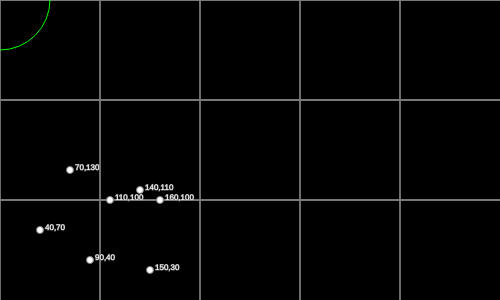
Frame 1 (no input)
Frame 60 (no input): identical to frame 1, image omitted
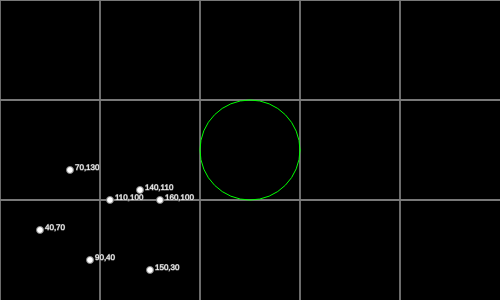
Frame 120 (the mouse pressed at the canvas centre since frame 60)

The p5.js sketch that drew these frames (run headless with seeded random() and noise() and a simulated clock; from frame 60 on, the mouse is pressed at the canvas centre):

// p5.js sketch
// ── sketch.js
let width = 500;
let height = 300;

let data = []

let root;

function setup () {
    createCanvas (width, height);
    frameRate(30)
    background(0) ;

    data = [
        [40 ,70],
        [70 ,130],
        [90 ,40],
        [110 , 100],
        [140 ,110],
        [160 , 100],
        [150, 30]
    ];

    // data = [];
    // for ( let i = 0; i < 12; i ++) {
    //     var x = Math.floor ( Math.random () * width );
    //     var y = Math.floor ( Math.random () * height );
    //     data.push ([x, y]) ;

    //     fill (255 , 255 , 255) ;
    //     circle (x, height - y, 7) ; // 200 -y para q se dibuje apropiadamente
    //     textSize (8) ;
    //     text(x + ',' + y, x + 5, height - y);// 200 -y para q se dibuje apropiadamente
    // }

    // Draw from data
    // for ( let i = 0; i < data.length; i ++) {
    //     var x = data[i][0]
    //     var y = data[i][1]
    //     console.log(x, y)
    //     fill (255 , 255 , 255);
    //     circle (x, height - y, 7) ; // 200 -y para q se dibuje apropiadamente
    //     textSize (8) ;
    //     text(x + ',' + y, x + 5, height - y);// 200 -y para q se dibuje apropiadamente
    // }

    root = build_kdtree(data);
    console.log(root);
    console.log("digraph G {\n" + generate_dot(root) + "}");

    var point = [140 ,90]; // query
    console.log("Este!: ", closest_point_brute_force(data, point))
    console.log(naive_closest_point(root, point))

    var count = 1;
	var results = [];
	knn_closest_point(root, point, count, 0, results);
	// if (results.length > count)
	// 	results.slice(0, count);
    console.log('----knn_closest_point', results)

    // let found = []
    // var rectangle = [[0, 100], [0, 100]] // xmin xmax, ymin ymax
    // range_query_rect(root, rectangle, found)
    // console.log('range_query_rect', found)

    // let found = []
    // var center = [50, 50]
    // range_query_circle(root, center, 30, found)
    // console.log('range_query_circle', found)

    let found = []
    nnquery(root, [200, 200], 1, found)
    console.log('nnquery', found)


}

function draw(){

    background(0);

    // Draw grid
    for (var x = 0; x < width; x += 100) {
        for (var y = 0; y < height; y += 100) {
            stroke (125 , 125 , 125) ;
            strokeWeight (1) ;
            // console.log('x', x, 'y', y)
            line (x, 0, x, height );
            line (0 , y, width , y);
        }
    }

    // Draw points
    for ( let i = 0; i < data.length; i ++) {
        var x = data[i][0]
        var y = data[i][1]
        fill (255 , 255 , 255);
        circle (x, height - y, 7) ; // 200 -y para q se dibuje apropiadamente
        textSize (8) ;
        text(x + ',' + y, x + 5, height - y);// 200 -y para q se dibuje apropiadamente
    }

    // Query rect -------------------------
    // stroke(0,255,0);
    // rectMode(CENTER);
    // noFill();
    // var rectWidth = 100
    // var rectHeight = 100

    // rect(mouseX, mouseY, rectWidth, rectHeight);
    // var xMin = mouseX - rectWidth/2;
    // var yMin = height - (mouseY + rectHeight/2);
    // var xMax = mouseX + rectWidth/2;
    // var yMax = height - (mouseY - rectHeight/2);
    // // console.log('mouseX', mouseX, 'mouseY', mouseY)
    // // console.log('p1', xMin, yMin, 'p2', xMax, yMax)

    // let found = []
    // var rectangle = [[xMin, xMax], [yMin, yMax]]
    // range_query_rect(root, rectangle, found)
    // // console.log('found', found)
    // for ( let i = 0; i < found.length; i ++) {
    //     var x = found[i][0];
    //     var y = found[i][1];
    //     fill (0 , 255 , 0);
    //     circle (x, height - y, 7);
    // }

    // Query circle -------------------------------
    stroke(0,255,0);
    noFill();
    var radio = 50;
    circle(mouseX, mouseY, radio * 2);
    let found = []
    var center = [mouseX, height - mouseY]
    range_query_circle(root, center, 50, found)
    for ( let i = 0; i < found.length; i ++) {
        var x = found[i][0];
        var y = found[i][1];
        fill (0 , 255 , 0);
        circle (x, height - y, 7);
    }


}

// ── kdtree.js
k = 2;

class Node {
    constructor(point , axis ){
        this.point = point;
        this.left = null;
        this.right = null;
        this.axis = axis;
    }
}

function distanceSquared(point1, point2 ){
    var distance = 0;
    for (var i = 0; i < k; i ++)
        distance += Math.pow ((point1 [i] - point2 [i]) , 2) ;
    return Math.sqrt ( distance );
}

function closest_point_brute_force(points, point){
    var distance = null;
    var best_distance = null;
    var best_point = null;
    for(let i = 0; i < points.length; i++){
        distance = distanceSquared(points[i], point);
        //console.log(distance);
        if(best_distance === null || distance < best_distance){
            best_distance = distance;
            //best_point = { 'point': points[i], 'distance': distance }
            best_point = points[i];
        }
    }
    console.log('best_distance', best_distance)
    return best_point;
}

function naive_closest_point(node, point, depth = 0, best = null){
    //algorithm
    //1. best = min(distance(point, node.point), best)
    //2. chose the branch according to axis per level
    //3. recursevely call by branch chosed
    if (node === null)
        return best;
    var axis = depth % k;
    var next_best = null; //next best point
    var next_branch = null; //next node brach to look for
    if (best === null || (distanceSquared(best, point) > distanceSquared(node.point, point)))
        next_best = node.point;
    else
        next_best   = best;
    if (point[axis] < node.point[axis])
        next_branch = node.left
    else
        next_branch = node.right
    return  naive_closest_point(next_branch, point, depth +1, next_best);
}

function knn_closest_point(node , point ,count, depth = 0, results) {
    if (node === null)
        return;
    var axis = depth % k;
    var distance = distanceSquared(node.point, point)
    var i = results.length
    if (i == 0) {
        results.push({
            'node': node,
            'distance': distance,
        })
    }
    for (i = 0; i < results.length; i++) {
		if (distance < results[i].distance)
			break;
	}
    // splice in our result
    if ((i >= 0) &&  (i <= count))
    {
        // console.log('splicing in ' + node.point + ' with dist=' + distance + ' at ' + i);
        results.splice(i, 0, {
            'node': node,
            'distance': distance,
        });
    }
    // get rid of any extra results
	while (results.length > count)
        results.pop();
    // whats got the got best _search result? left or right?
    var goLeft = node.point[axis] < point[axis];

    var target = goLeft ? node.left : node.right;
    var opposite = goLeft ? node.right : node.left;

    // target has our most likely nearest point, we go down that side of the
    // tree first
    if (target)
        this.knn_closest_point(target, point, count, depth + 1, results);

    // _search the opposite direction, only if there is potentially a better
    // value than the longest distance we already have in our _search results
    if ((opposite) && (distanceSquared(opposite.point, point) <= results[results.length - 1].distance))
        this.knn_closest_point(opposite, point, count, depth + 1, results);
}

function getHeight(node) {
    if (node === null){
        return 0;
    }
    // find the height of each subtree
    var lh = getHeight(node.left);
    var rh = getHeight(node.right);
    return 1 + max(lh,rh);
}

function generate_dot(node){
    if (node === null){
        return "";
    }
    var tmp = '';
    if (node.left != null){
        tmp += '"' + node.point.toString() + '"' + ' -> ' + '"' + node.left.point.toString() + '"' + ';\n';
        tmp += generate_dot(node.left);
    }
    if (node.right != null){
        tmp += '"' + node.point.toString() + '"' + ' -> ' + '"' + node.right.point.toString() + '"' + ';\n';
        tmp += generate_dot(node.right);
    }
    return tmp;
}

function build_kdtree(points, depth = 0){
    var n = points.length;
    var axis = depth % k;
    if (n <= 0){
        return null;
    }
    if (n == 1){
        return new Node(points[0], axis)
    }
    var median = Math.floor(points.length / 2);
    // sort by the axis
    points.sort(function(a, b)
    {
        return a[axis] - b[axis];
    });
    //console.log(points);
    var left = points.slice(0, median);
    var right = points.slice(median + 1);
    //console.log(right);
    var node = new Node(points[median].slice(0, k), axis);
    node.left = build_kdtree(left, depth + 1);
    node.right = build_kdtree(right, depth + 1);

    return node;
}

function contains(rect, point) {
    var point_inf = rect[0] // inferior izquierdo del rectangulo
    var point_sup = rect[1] // superior derecho del rectangulo
    return (
        point[0]>=point_inf[0] &&
        point[0]<=point_sup[0] &&
        point[1]>=point_inf[1] &&
        point[1]<=point_sup[1]);
}

function range_query_rect(node , rect , found , depth = 0) {
    if (node === null) {
        return;
    }
    var axis = depth % k;
    if (node.point[axis] < rect[axis][0]){
        range_query_rect(node.right, rect, found, depth+1)
        return
    }
    if (node.point[axis] > rect[axis][1]) {
        range_query_rect(node.left, rect, found, depth+1)
        return
    }
    let x = node.point[0]
    let y = node.point[1]
    if (!(rect[0][0]>x || rect[0][1]<x || rect[1][0]>y || rect[1][1]<y)) { // test node in rect
        found.push(node.point)
    }
    range_query_rect(node.left, rect, found, depth+1)
    range_query_rect(node.right, rect, found, depth+1)
}

function kdCompare(root, point, depth){
    let dim = depth % k;
    if(point[dim] <= root.point[dim]){
        return -1;
    } else {
        return 1;
    }
}

function range_query_circle(root , center , radio , queue , depth = 0, ) {
    if(root == null) {
        return null;
    }
    // console.log(root, [center[0], center[1]], radio);
    // console.log(kdCompare(root, [center[0]-radio, center[1]-radio], depth));
    if(kdCompare(root, [center[0]-radio, center[1]-radio], depth) > 0){
        range_query_circle(root.right, center, radio, queue, depth + 1)
        return null;
    }
    if(kdCompare(root, [center[0]+radio, center[1]+radio], depth) < 0){
        range_query_circle(root.left, center, radio, queue, depth + 1)
        return null;
    }
    if(distanceSquared(center, root.point) <= radio){
        queue.push(root.point)
    }
    range_query_circle(root.left, center, radio, queue, depth + 1)
    range_query_circle(root.right, center, radio, queue, depth + 1)
    return null;
}


let INF = 9999999999999;

function update_neighbors(p0, p, neighbors, n) {
    let d = distanceSquared(p, p0)

    console.log(p, p0)
    console.log('d', d)
    // for (i, x in enumerate(neighbors)) {
    for (let i = 0; i < neighbors.length; i ++) {
        var x =  neighbors[i]
        if (i == n) {
            return neighbors[n-1][1]
        }
        if (d < x[1]) {
            neighbors.splice(i, 0, [p0, d])
            if (neighbors.length < n) {
                return INF
            }
            return neighbors[n-1][1]
        }
    }
    neighbors.push([p0, d])
    return INF
}

let maxdist

function nnquery(t, p, n, found, depth=0) {
    if (t == null) {
        return null
    }
    if (t.left == null & t.right == null) {
        maxdist = update_neighbors(t.point, p, found, n)
        return
    }
    axis = depth % p.length
    var nearer_tree
    var farther_tree
    if (p[axis] < t.point[axis]) {
        nearer_tree = t.left
        farther_tree = t.right
    } else {
        nearer_tree = t.right
        farther_tree = t.left

    }
    nnquery(nearer_tree, p, n, found, depth+1)
    maxdist = update_neighbors(t.point, p, found, n)
    if (Math.abs(t.point[axis]-p[axis]) < maxdist) // must check the far side
        nnquery(farther_tree, p, n, found, depth+1)
    return
}

function kdtree_nearest_neighbor_query(t, p, n=1) {
    let nearest_neighbors = []
    nnquery(t, p, n, nearest_neighbors)
    console.log(nearest_neighbors);
    return nearest_neighbors.slice(0, n);
}
